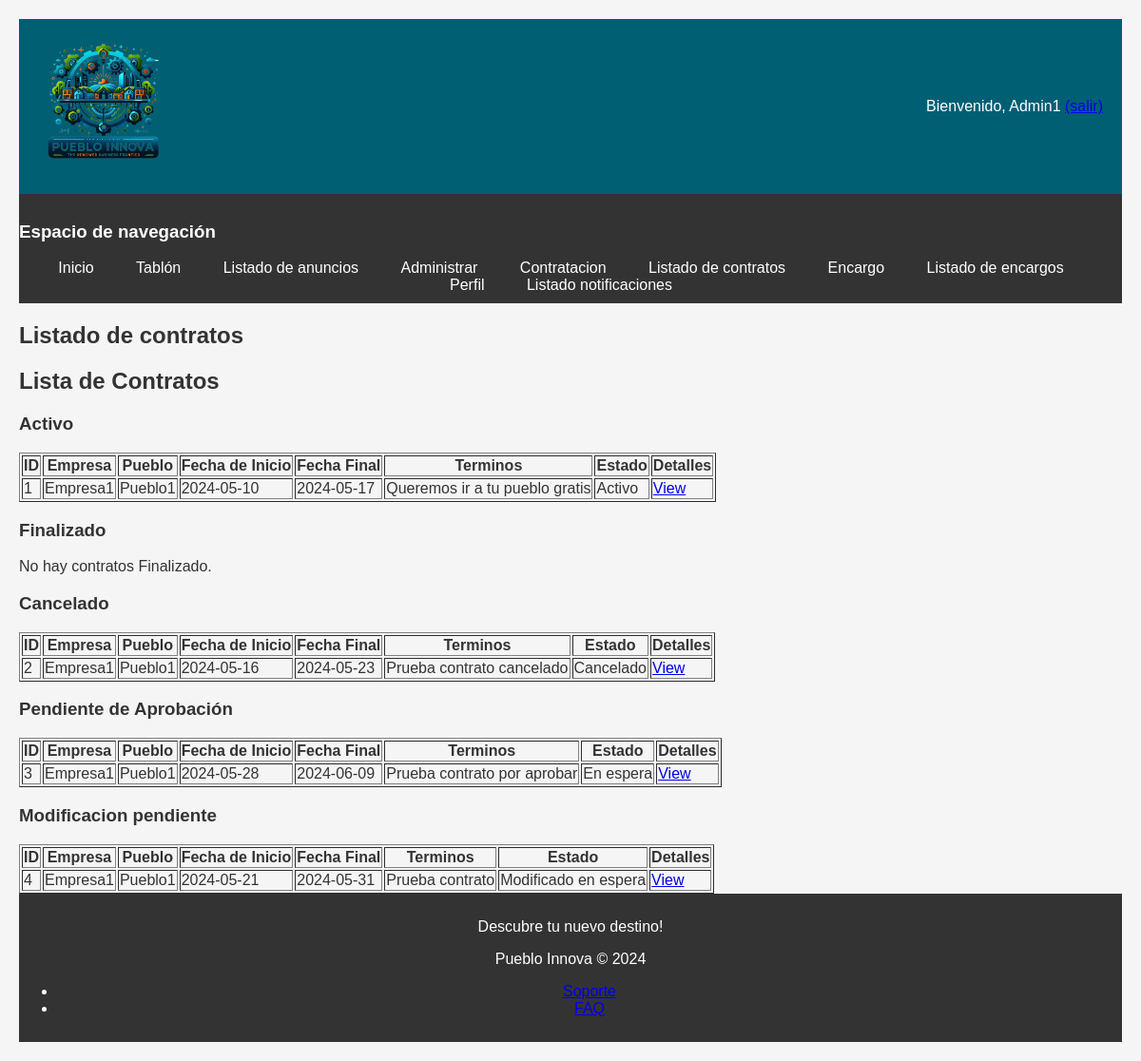
The app's page /contratoListado.php (signed in) with its own data.
### tables this page shows
CREATE TABLE `contratos` (
  `id` int(11) NOT NULL,
  `idEmpresa` int(11) NOT NULL,
  `idPueblo` int(11) NOT NULL,
  `fechaInicial` date NOT NULL,
  `fechaFinal` date NOT NULL,
  `terminos` varchar(256) NOT NULL,
  `estado` int(11) NOT NULL
);

CREATE TABLE `usuarios` (
  `id` int(11) NOT NULL,
  `nombreUsuario` varchar(30) NOT NULL,
  `password` varchar(70) NOT NULL,
  `nombre` varchar(50) NOT NULL,
  `rol` int(11) NOT NULL,
  `nombreImg` varchar(70) NOT NULL COMMENT 'Nombre la foto de perfil. Calcula la ruta en carpetas'
);

### includes/clases/Contrato.php (called while the page is built, shortened)
<?php
require_once __DIR__.'/../../includes/clases/Pueblo.php';
require_once __DIR__.'/../../includes/clases/Empresa.php';
class Contrato
{
    private $id;
    private $fechaInicial;
    private $fechaFinal;
    private $terminos;
    private $estado;
    public function __construct($idEmpresa, $idPueblo, $fechaInicial, $fechaFinal, $terminos, $estado = self::ESPERA_ESTADO, $id = null)
    {
        $this->id = $id;
        $this->fechaInicial = $fechaInicial;
        $this->fechaFinal = $fechaFinal;
        $this->terminos = $terminos;
        $this->estado = $estado;
    }
    public function getId()
    {
        return $this->id;
    }
    public function getTerminos()
    {
        return $this->terminos;
    }
    public function getEstado()
    {
        return $this->estado;
    }
    public function getFechaInicial()
    {
        return $this->fechaInicial;
    }
    public function getFechaFinal()
    {
        return $this->fechaFinal;
    }
    public static function getContratos()
    {
        $conn = Aplicacion::getInstance()->getConexionBd();
        $query = "SELECT * FROM contratos";
        $rs = $conn->query($query);
        $contratos = [];
        if ($rs) {
            while ($fila = $rs->fetch_assoc()) {
                $contrato = new Contrato($fila['idEmpresa'], $fila['idPueblo'], $fila['fechaInicial'], $fila['fechaFinal'], $fila['terminos'], $fila['estado'], $fila['id']);
                $contratos[] = $contrato;
            }
        } else {
            error_log("Error BD ({$conn->errno}): {$conn->error}");
        }
        return $contratos;
    }
    public function translateEstado() {
        switch ($this->estado) {
            case self::ACTIVO_ESTADO:
                return 'Activo';
            case self::CANCELADO_ESTADO:
                return 'Cancelado';
            case self::ESPERA_ESTADO:
                return 'En espera';
            case self::ALTERADO_ESTADO:
                return 'Modificado en espera';
        }
    }
}
?>

### includes/clases/Empresa.php (called while the page is built, shortened)
<?php
class Empresa extends Usuario
{
    public static function buscaNombreEmpresa($idEmpresa)
    {
        $conn = Aplicacion::getInstance()->getConexionBd();
        $query = "SELECT nombreUsuario FROM usuarios WHERE id = ?";
        $stmt = $conn->prepare($query);
        $stmt->bind_param('i', $idEmpresa);
        if ($stmt->execute()) {
            $result = $stmt->get_result();
            if ($fila = $result->fetch_assoc()) {
                $nombreUsuario = $fila['nombreUsuario'];
                return $nombreUsuario;
            }
        }
        return null;
    }
}
?>

### includes/clases/Pueblo.php (called while the page is built, shortened)
<?php
class Pueblo extends Usuario
{
    public static function buscaNombrePueblo($idPueblo)
    {
        $conn = Aplicacion::getInstance()->getConexionBd();
        $query = "SELECT nombreUsuario FROM usuarios WHERE id = ?";
        $stmt = $conn->prepare($query);
        $stmt->bind_param('i', $idPueblo);
        if ($stmt->execute()) {
            $result = $stmt->get_result();
            if ($fila = $result->fetch_assoc()) {
                $nombreUsuario = $fila['nombreUsuario'];
                return $nombreUsuario;
            }
        }
        return null;
    }
}

### includes/formularios/FormularioContratoListado.php (the view, shortened to what this page needs)
<?php
require_once __DIR__ . '/Formulario.php';
require_once __DIR__.'/../../includes/clases/Empresa.php';
require_once __DIR__.'/../../includes/clases/Pueblo.php';
require_once __DIR__.'/../../includes/clases/Contrato.php';
class FormularioContratoListado extends Formulario
{
    protected function generaCamposFormulario(&$datos) {
        $html = '<h2>Lista de Contratos</h2>';
        if ($_SESSION['rol'] == Usuario::PUEBLO_ROLE) {
            $contratos = Contrato::buscaContratosPorPueblo($_SESSION['id']);
        } elseif ($_SESSION['rol'] == Usuario::EMPRESA_ROLE) {
            $contratos = Contrato::buscaContratosPorEmpresa($_SESSION['id']);
        } elseif ($_SESSION['rol'] == Usuario::ADMIN_ROLE) {
            $contratos = Contrato::getContratos();
        } else {
            return $html .= '<p>Acceso no autorizado.</p>';
        }
        $html .= $this->generateContractsTableHtmlSorted($contratos);
        return $html;
    }
    private function generateContractsTableHtmlSorted($contratos) {
        $estados = [
            Contrato::ACTIVO_ESTADO => 'Activo',
            Contrato::FINALIZADO_ESTADO => 'Finalizado',
            Contrato::CANCELADO_ESTADO => 'Cancelado',
            Contrato::ESPERA_ESTADO => 'Pendiente de Aprobación',
            Contrato::ALTERADO_ESTADO => 'Modificacion pendiente'
        ];
        $html = '';
        foreach ($estados as $estado => $nombreEstado) {
            $html .= "<h3>$nombreEstado</h3>";
            $filteredContracts = array_filter($contratos, function ($contrato) use ($estado) {
                return $contrato->getEstado() == $estado;
            });
            if (empty($filteredContracts)) {
                $html .= "<p>No hay contratos $nombreEstado.</p>";
                continue;
            }
            $html .= '<table border="1">';
            $html .= '<tr><th>ID</th><th>Empresa</th><th>Pueblo</th><th>Fecha de Inicio</th><th>Fecha Final</th><th>Terminos</th><th>Estado</th><th>Detalles</th></tr>';
            foreach ($filteredContracts as $contrato) {
                $link = $this->generateActionLink($contrato);
                $html .= sprintf(
                    '<tr><td>%d</td><td>%s</td><td>%s</td><td>%s</td><td>%s</td><td>%s</td><td>%s</td><td>%s</td></tr>',
                    $contrato->getId(),
                    Empresa::buscaNombreEmpresa($contrato->getIdEmpresa()),
                    Pueblo::buscaNombrePueblo($contrato->getIdPueblo()),
                    $contrato->getFechaInicial(),
                    $contrato->getFechaFinal(),
                    htmlspecialchars($contrato->getTerminos()),
                    $contrato->translateEstado(),
                    $link
                );
            }
            $html .= '</table>';
        }
        return $html;
    }
    private function generateActionLink($contrato) {
        if ($_SESSION['rol'] == Usuario::PUEBLO_ROLE && $contrato->getEstado() == Contrato::ESPERA_ESTADO) {
            return "<a href='" . RUTA_APP . "/contratoDetallado.php?id={$contrato->getId()}'>View/Action</a>";
        } else {
            return "<a href='" . RUTA_APP . "/contratoDetallado.php?id={$contrato->getId()}'>View</a>";
        }
    }
}
?>

### css/prueba.css (style rules this page uses)
body { font-family: 'Arial', sans-serif; background-color: #f5f5f5; color: #333; padding: 20px; margin: 0; }

### records on screen
contratos: id "1", idEmpresa.nombreUsuario "Empresa1", idPueblo.nombreUsuario "Pueblo1", fechaInicial "2024-05-10", fechaFinal "2024-05-17", terminos "Queremos ir a tu pueblo gratis", estado "Activo"
contratos: id "2", idEmpresa.nombreUsuario "Empresa1", idPueblo.nombreUsuario "Pueblo1", fechaInicial "2024-05-16", fechaFinal "2024-05-23", terminos "Prueba contrato cancelado", estado "Cancelado"
contratos: id "3", idEmpresa.nombreUsuario "Empresa1", idPueblo.nombreUsuario "Pueblo1", fechaInicial "2024-05-28", fechaFinal "2024-06-09", terminos "Prueba contrato por aprobar", estado "En espera"
contratos: id "4", idEmpresa.nombreUsuario "Empresa1", idPueblo.nombreUsuario "Pueblo1", fechaInicial "2024-05-21", fechaFinal "2024-05-31", terminos "Prueba contrato", estado "Modificado en espera"

### other values on screen
$_SESSION['nombre'] "Admin1"
$nombreEstado "Activo"
$nombreEstado "Finalizado"
$nombreEstado "Cancelado"
$nombreEstado "Pendiente de Aprobación"
$nombreEstado "Modificacion pendiente"
